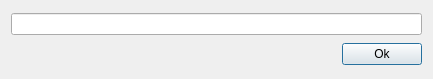
<?xml version="1.0" encoding="UTF-8"?>
<ui version="4.0">
 <class>Dialog</class>
 <widget class="QDialog" name="Dialog">
  <property name="geometry">
   <rect>
    <x>0</x>
    <y>0</y>
    <width>433</width>
    <height>79</height>
   </rect>
  </property>
  <property name="windowTitle">
   <string>Dialog</string>
  </property>
  <layout class="QVBoxLayout" name="verticalLayout">
   <item>
    <widget class="QLineEdit" name="name"/>
   </item>
   <item>
    <layout class="QHBoxLayout" name="horizontalLayout">
     <item alignment="Qt::AlignRight">
      <widget class="QPushButton" name="Ok">
       <property name="text">
        <string>Ok</string>
       </property>
      </widget>
     </item>
    </layout>
   </item>
  </layout>
 </widget>
 <resources/>
 <connections/>
</ui>
